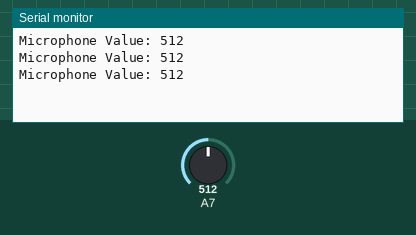
This sketch was run on a simulated Arduino Mega 2560, built with avr-gcc and run on an emulated ATmega2560. Parts: the last lines printed to the serial monitor. The inputs (shaded band) are chosen by the test bench; at power-on: A7 = 512.

Above: at 1.3 s.
1.4 s: A7 set to 716
At 1.9 s:
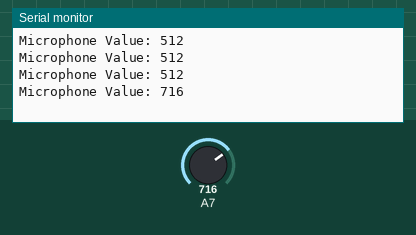
2.9 s: A7 set to 900
At 3.4 s:
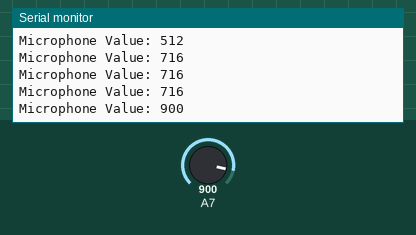
Timing chart, 0 to 5.9 s (numbered marks = the images above; inputs shaded):
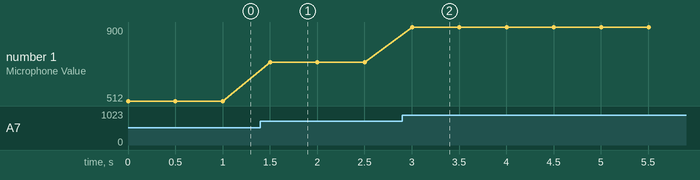

The sketch:

ldr.ino
```cpp
//gpio pin 39 for ldr
//gpio pin 34 for lm35
//gpio pin 35 for analog sensor
//pgio pin 36 for potentiameter

const int micPin = 39;

 // Analog pin connected to the microphone output
int micValue = 0;      // Variable to store the microphone value

void setup() {
  Serial.begin(9600);
  pinMode(micPin, INPUT);
}

void loop() {
  // Read the microphone value from the analog pin
  micValue = analogRead(micPin);

  // Print the microphone value to the Serial Monitor
  Serial.print("Microphone Value: ");
  Serial.println(micValue);

  delay(500); // Add a small delay to avoid flooding the Serial Monitor
}
```

Measured:
- after the input at 1.4 s, the serial monitor: prints a new line after 0.10 s (image 1)
- after the input at 2.9 s, the serial monitor: prints a new line after 0.10 s (image 2)
- plotted number 1: 512 → 716 after the input at 1.4 s, 716 → 900 after the input at 2.9 s
